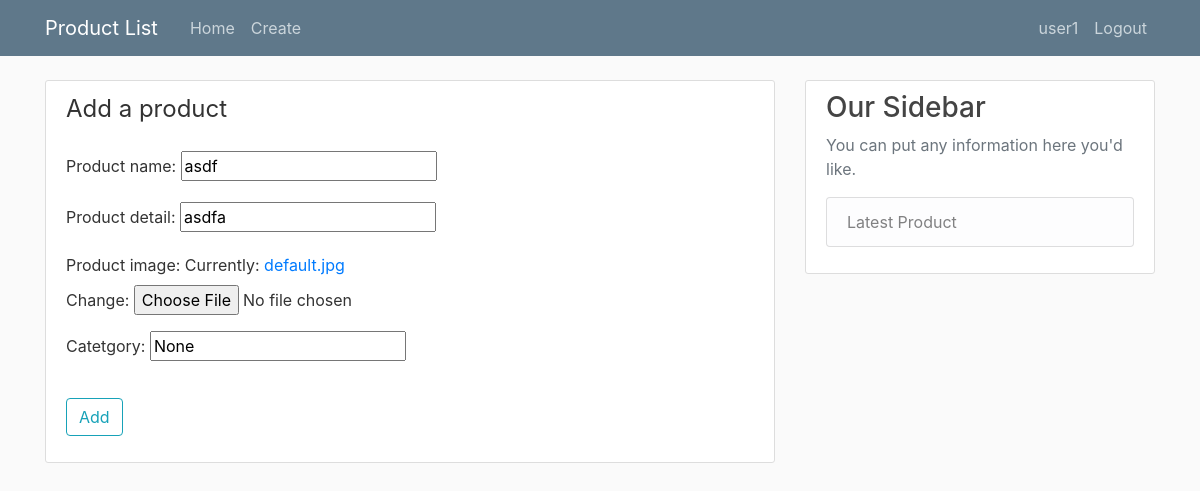
The page /productapp/product/7/update/ (signed in) on the database its author committed.
### productapp/models.py (models this page shows, shortened)
class product(models.Model):
	product_id=models.AutoField(primary_key = True)
	product_name=models.CharField(max_length=100)
	date_created=models.DateTimeField(auto_now_add=True)
	product_detail=models.CharField(max_length=9999, default="")
	seller=models.ForeignKey(User, on_delete=models.CASCADE)
	product_image=models.ImageField(default="default.jpg", upload_to="product_image")
	catetgory = models.CharField(max_length=999, default="None")

### productapp/views.py (the view, shortened to what this page needs)
# urls.py: path("product/<int:pk>/update/", ProductUpdateView.as_view(), name="product-update"),
class ProductUpdateView(LoginRequiredMixin, UserPassesTestMixin, UpdateView):
	model = product
	template_name = "productapp/product_create.html"
	fields = ["product_name", "product_detail", "product_image", "catetgory" ]
	def test_func(self):
		product=self.get_object()
		if self.request.user == product.seller:
			return True
		return False

### productapp/templates/productapp/product_create.html (shortened to what this page needs)
{% extends "productapp/base.html" %}
{% block content %}
 <form method="post" enctype="multipart/form-data">
  <div class="content-section">
    <form method="POST">
      <fieldset class="form-group">
        <legend class="border-bttom mb-4">Add a product</legend>
        {{ form.as_p }}
      </fieldset>
      <div class="form-group">
        <button class="btn btn-outline-info" type="submit"> Add</button>
      </div>
    </form>
  </div>
{% endblock content %}

### productapp/templates/productapp/base.html (shortened to what this page needs)
{% load static %}
<!DOCTYPE html>
<html lang="en">
<head>
  <link rel="stylesheet" href="https://maxcdn.bootstrapcdn.com/bootstrap/4.0.0/css/bootstrap.min.css">
  <link rel="stylesheet" type="text/css" href="{% static 'productapp/main.css' %}">
</head>
<body>
  <header class="site-header">
      <nav class="navbar navbar-expand-md navbar-dark bg-steel fixed-top">
        <div class="container">
          <a class="navbar-brand mr-4" href="{% url 'product-home' %}">Product List</a>
          <div class="collapse navbar-collapse" id="navbarToggle">
            <div class="navbar-nav mr-auto">
              <a class="nav-item nav-link" href="{% url 'product-home' %}">Home</a>
              <a class="nav-item nav-link" href="{% url 'product-create' %}">Create</a>
            </div>
            <div class="navbar-nav">
              {% if user.is_authenticated %}
                <a class="nav-item nav-link"> {{ user.username }}</a>
                <a class="nav-item nav-link" href="{% url 'logout' %}">Logout</a>
              {% else %}
                <a class="nav-item nav-link" href="{% url 'login' %}">Login</a>
                <a class="nav-item nav-link" href="{% url 'register' %}">Register</a>
              {% endif %}
            </div>
          </div>
        </div>
      </nav>
    </header>
    <main role="main" class="container">
      <div class="row">
        <div class="col-md-8">
          {% block content %}{% endblock %}
        </div>
        <div class="col-md-4">
          <div class="content-section">
            <h3>Our Sidebar</h3>
            <p class='text-muted'>You can put any information here you'd like.
              <ul class="list-group">
                <li class="list-group-item list-group-item-light">Latest Product</li>
              </ul>
            </p>
          </div>
        </div>
      </div>
    </main>
</body>
</html>

### productapp/static/productapp/main.css (style rules this page uses)
body { background: #fafafa; color: #333333; margin-top: 5rem; }
h1, h2, h3, h4, h5, h6 { color: #444444; }
ul { margin: 0; }
.bg-steel { background-color: #5f788a; }
.site-header .navbar-nav .nav-link { color: #cbd5db; }
.content-section { background: #ffffff; padding: 10px 20px; border: 1px solid #dddddd; border-radius: 3px; margin-bottom: 20px; }

### rows shown on the page
product: product_name "asdf", product_detail "asdfa", catetgory "None"

### other values the page prints
{{ user.username }} "user1"
